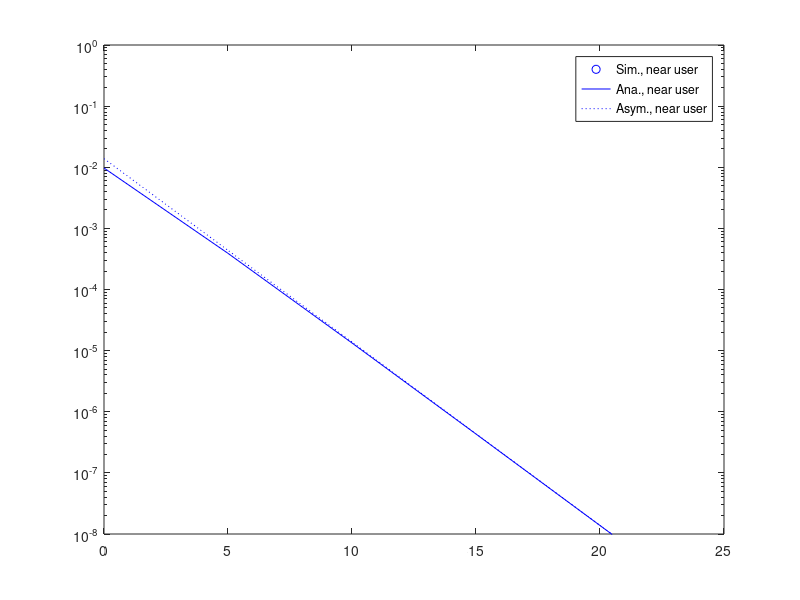

Here is the MATLAB script that generated this plot:
format long
close all
clear all
%
%% Network topology
%
S = [0,0.5];
N_user = [0.2,0.5]; % near users
F_user = [1,0.5]; % far users
%
dSN = sqrt(abs(S(1)-N_user(1))^2 + abs(S(2)-N_user(2))^2);
dSF = sqrt(abs(S(1)-F_user(1))^2 + abs(S(2)-F_user(2))^2);
dNF = sqrt(abs(F_user(1)-N_user(1))^2 + abs(F_user(2)-N_user(2))^2);
%
%% Simulation parameters
%
N = 3; % # of near users
M = 3; % # of far users
rho = 0.5; % power splitting ratio
snravg_dB = 0:5:25; % transmit SNR = Ps/N0 in dB
snravg = 10.^(snravg_dB./10);
epsilon = 3; % pathloss exponent
% Average channel gain: (lambda) = 1/(d^(-path_loss_exponent))
lSN = dSN^epsilon; % lambda
lSF = dSF^epsilon;
lNF = dNF^epsilon;
%
eta = 0.7; % energy conversion coefficient
thetaN = 1/5; % power allocation coefficient
thetaF = 4/5;
Rth_near = 1; % bits/s/Hz
g1 = 2^(2*Rth_near)-1; % gamma_1
Rth_far = 1;
g2 = 2^(2*Rth_far)-1; % gamma_2
SimTimes = 10^0; % Monte-Carlo repetitions
%
%% Simulation
%
hSFj = zeros(SimTimes,M);
hSNi = zeros(SimTimes,N);
hNiFj = zeros(SimTimes,N,M);
gNsFs = zeros(SimTimes,1,1);
PoutNs = zeros(1,length(snravg_dB));
PoutFs = zeros(1,length(snravg_dB));
PoutNs_ana = zeros(1,length(snravg_dB));
PoutFs_ana = zeros(1,length(snravg_dB));
%
for ss = 1:length(snravg_dB)
    disp(strcat('SNR=',num2str(snravg_dB(ss))));
    % channel modelling
    for kk = 1: M
        hSFj(:,kk) = sqrt(1/2/lSF)*...
            (randn(SimTimes,1) + 1i*randn(SimTimes,1));
    end
    for nn = 1:N
        hSNi(:,nn) = sqrt(1/2/lSN)*...
            (randn(SimTimes,1) + 1i*randn(SimTimes,1));
        for kk = 1:M
            hNiFj(:,nn,kk) = sqrt(1/2/lNF)*...
                (randn(SimTimes,1) + 1i*randn(SimTimes,1));
        end
    end
    % channel gains
    gSNi = abs(hSNi.^2);
    gSFj = abs(hSFj.^2);
    gNiFj = abs(hNiFj.^2);
    % find the best near and far ones
    [gSNs(:,1),Nbest] = max(gSNi,[],2);
    [gSFs(:,1),Fbest] = max(gSFj,[],2);
    for yy = 1:SimTimes
        gNsFs(yy,1,1) = gNiFj(yy,Nbest(yy),Fbest(yy));
    end
    % SNR modelling
    snrSNs_xFs = (1-rho).*thetaF.*snravg(ss).*gSNs./...
        ((1-rho).*thetaN.*snravg(ss).*gSNs + 1);
    %
    snrSNs_xNs = (1-rho).*thetaN.*snravg(ss).*gSNs;
    snrSFs = thetaF.*snravg(ss).*gSFs./...
        (thetaN.*snravg(ss).*gSFs + 1);
    snrNsFs_DF = rho.*eta.*snravg(ss).*gSNs.*gNsFs;
    snrNsFs_AF = rho.*(1-rho).*eta.*(snravg(ss).^2).*thetaF.*(gSNs.^2).*gNsFs./...
        (rho.*(1-rho).*eta.*(snravg(ss).^2).*thetaN.*(gSNs.^2).*gNsFs + ...
        rho.*eta.*snravg(ss).*gSNs.*gNsFs + snravg(ss).*gSNs + 1);
    % count outage events
    count_Ns = 0;
    %
    for zz = 1:SimTimes
        %% for near user
        if (snrSNs_xFs(zz) < g2)
            count_Ns = count_Ns + 1;
        elseif (snrSNs_xFs(zz) >= g2) && (snrSNs_xNs(zz) < g1)
            count_Ns = count_Ns + 1;
        end
    end
    PoutNs(ss) = count_Ns/SimTimes;
    %% Analytical results
    a1 = (1-rho)*thetaF*snravg(ss);
    a2 = (1-rho)*thetaN*snravg(ss);
    b1 = thetaF*snravg(ss);
    b2 = thetaN*snravg(ss);
    c  = rho*eta*snravg(ss);
    thetas = thetaF/thetaN;
    mu = g2/(a1-a2*g2);
    g1_bar = min(g1/((1-rho)*(thetaF-thetaN*g1)),g1/((1-rho)*thetaN));
    %% for the near user
    if (g1 < mu*g2) && (g2 < thetas)
        sum = 0;
        for kk = 0:N
            temp = nchoosek(N,kk)*((-1)^kk)*exp(-kk*lSN*g1/a2);
            sum = sum + temp;
        end
        PoutNs_ana(ss) = sum;
        PoutNs_asym(ss) = (lSN*g1/(1-rho)/thetaN/snravg(ss))^N;
    elseif (g1 >= mu*g2) && (g2 < thetas)
        sum = 0;
        for kk = 0:N
            temp = nchoosek(N,kk)*((-1)^kk)*exp(-kk*lSN*mu);
            sum = sum + temp;
        end
        PoutNs_ana(ss) = sum;
        PoutNs_asym(ss) = (lSN*g1/(1-rho)/(thetaF-thetaN*g2)...
            /snravg(ss))^N;
    else
        PoutNs_ana(ss) = 1;
        PoutNs_asym(ss) = 1;
    end
    
end
% plotting
semilogy(snravg_dB,PoutNs,'bo')
hold on
semilogy(snravg_dB,PoutNs_ana,'b-')
hold on
semilogy(snravg_dB,PoutNs_asym,'b:')
%
h=legend('Sim., near user',...
    'Ana., near user',...
    'Asym., near user');
axis([0 25 10^-8 1])
set(gca,'XTick',0:5:25)